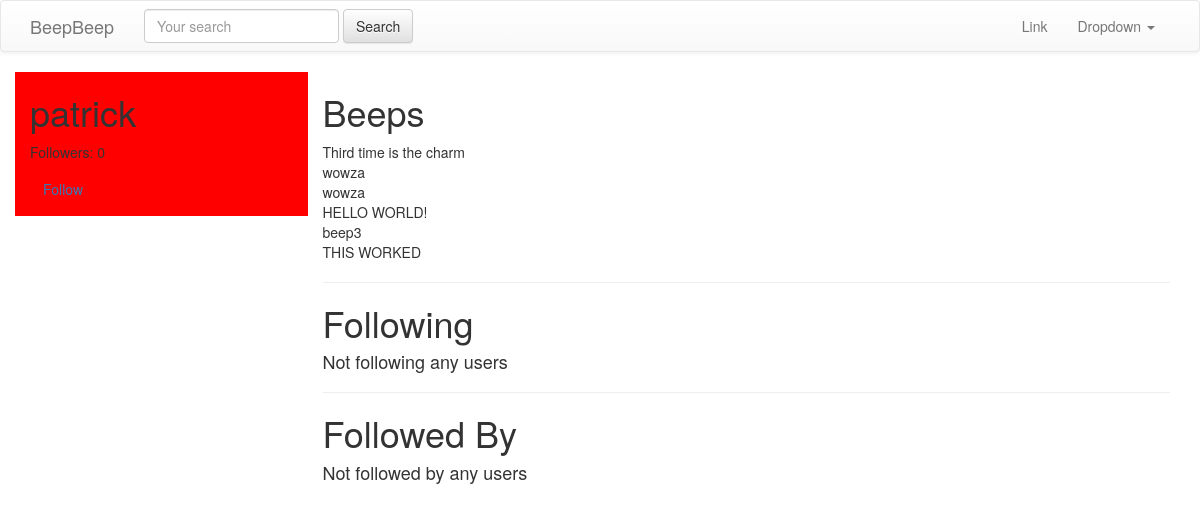
/patrick/, run on an earlier commit of the app's database.
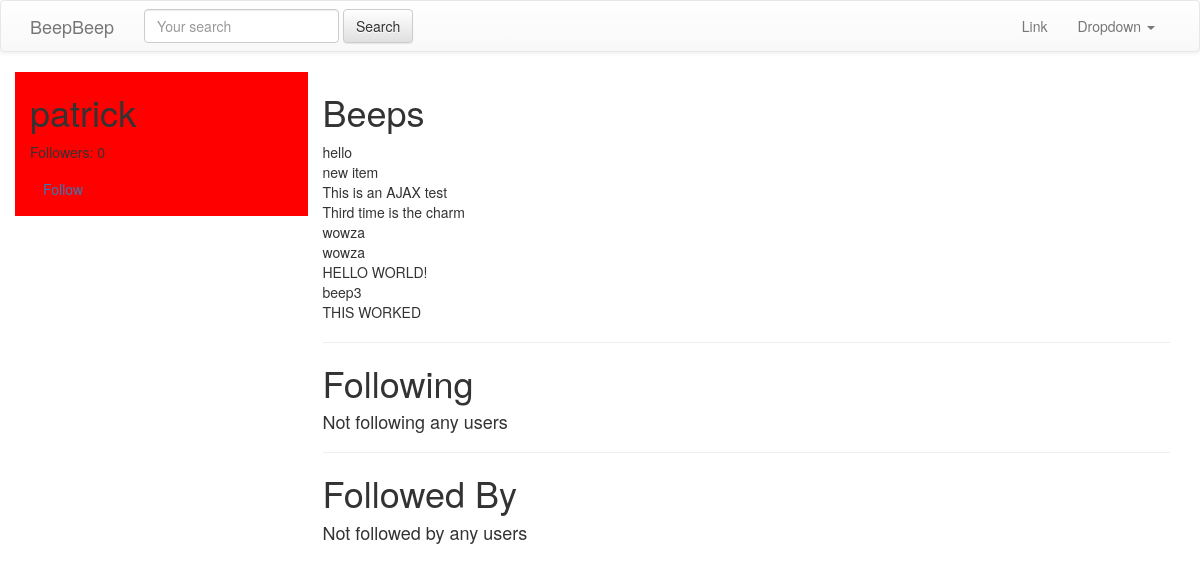
And on a later commit of the database.
### beeps/models.py (models this page shows, shortened)
class Beep(models.Model):
    user        = models.ForeignKey(settings.AUTH_USER_MODEL, on_delete=models.CASCADE)
    content     = models.CharField(max_length=140)
    updated     = models.DateTimeField(auto_now=True)
    timestamp   = models.DateTimeField(auto_now_add=True)
    def __str__(self):
        return str(self.content)
    class Meta:
        ordering = ['-timestamp']

### accounts/views.py (the view)
# urls.py: url(r'^(?P<username>[\w.@+-]+)/$', UserDetailView.as_view(), name='detail'), # /tweet/1/
class UserDetailView(DetailView):
    template_name = 'accounts/user_detail.html'
    queryset = User.objects.all()
    def get_object(self):
        return get_object_or_404(
            User,
            username__iexact=self.kwargs.get("username")
        )

### accounts/models.py (called while the page is built)
    def all(self):
        qs = self.get_queryset().all()
        try:
            if self.instance:
                qs = qs.exclude(user=self.instance)
        except:
            pass
        return qs

### accounts/templates/accounts/user_detail.html (shortened to what this page needs)
{% extends "base.html" %} {% block content %}
<div class='row'>
    <div class='col-sm-3 col-xs-12' style='background-color:red;'>
        <h1>{{ object.username }} </h1>
        <p>Followers: {{ object.followed_by.all.count }}</p>
        <p>
            <a class='btn btn-link' href='{% url "profiles:follow" username=object.username %}'>
                {% if object in request.user.profile.following.all %} Unfollow {% else %} Follow {% endif %}
            </a>
        </p>
    </div>
    <div class='col-sm-9 col-xs-12'>
        <h1>Beeps</h1>
        {% for beep in object.beep_set.all %} {{ beep }}
        <br/> {% endfor %}
        <hr/>
        <h1>Following
        </h1>
        {% for user in object.profile.get_following %}
        <a href='/{{ user.username }}'>{{ user.username }}</a>
        <br/> {% empty %}
        <h4>Not following any users</h4>
        {% endfor %}
        <hr/>
        <h1>Followed By</h1>
        {% for profile in object.followed_by.all %}
        <a href='/{{ profile.user.username }}'>{{ profile.user.username }}</a>
        <br/> {% empty %}
        <h4>Not followed by any users</h4>
        {% endfor %}
    </div>
</div>
{% endblock content %}

What changed in the data, as far as the page shows it:
added Beep: content "hello"
added Beep: content "new item"
added Beep: content "This is an AJAX test"
